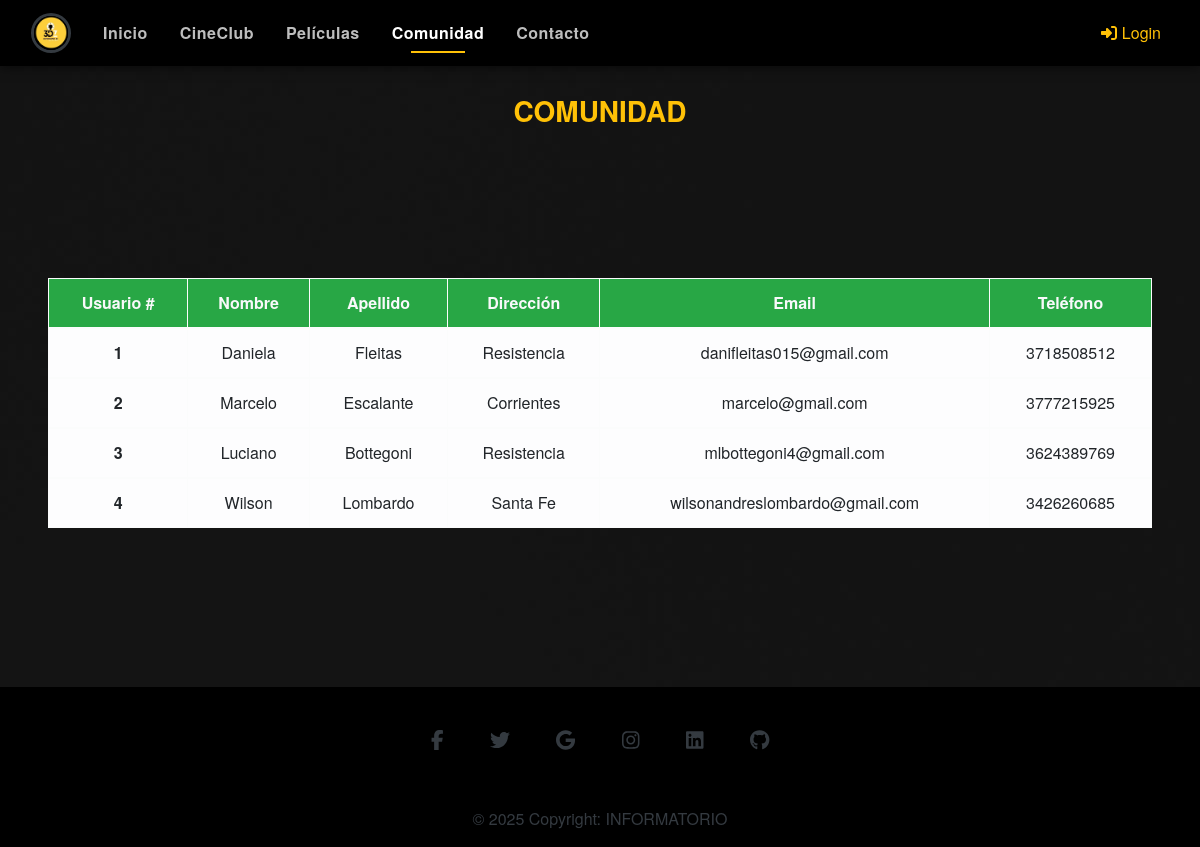
Page /app/clientes/ on the earlier database version.
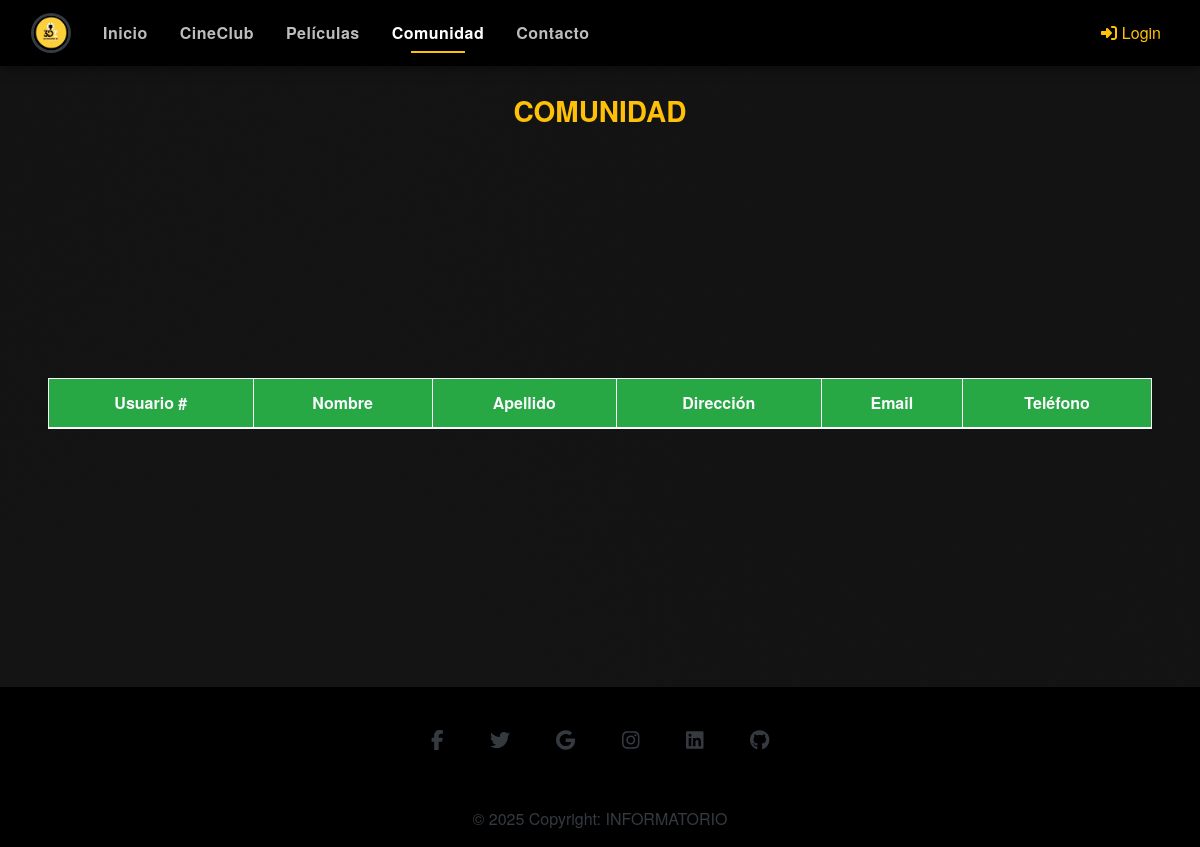
Same page on the later database version.
### app/models.py (models this page shows, shortened)
class Cliente(models.Model):
    nombre = models.CharField(max_length=50)
    apellido = models.CharField(max_length=50)
    direccion = models.CharField(max_length=100)
    email = models.EmailField()
    telefono = models.CharField(max_length=30)

### app/views.py (the view)
# urls.py: path('clientes/',ClientListView.as_view(),name="clientes"),
class ClientListView(ListView):
    def get(self,request):
        clientes = Cliente.objects.all()
        context = {
            'clientes':clientes
        }
        return render(request,'clientes_list.html',context)

### templates/clientes_list.html (shortened to what this page needs)
{% extends "padre.html" %}
{% block loquecambia %}
<h3 class="title-clientList" style="text-align: center; margin-top: 1em"><strong>COMUNIDAD</strong></h3>
<div class="clientes_list" style="height: 69vh; display: flex; justify-content: center; align-items: center; flex-wrap: wrap;">
        <div class="table-responsive m-5 text-center">
                <table class="table table-bordered  table-light">
                        <thead class="text-light bg-success">
                                <tr class="font-weight-bold">
                                <th scope="col">Usuario #</th>
                                <th scope="col">Nombre</th>
                                <th scope="col">Apellido</th>
                                <th scope="col">Dirección</th>
                                <th scope="col">Email</th>
                                <th scope="col">Teléfono</th>
                                </tr>
                        </thead>
                        {% for c in clientes %}
                        <tbody>
                                <tr>
                                <th scope="row">{{c.pk}}</th>
                                <td>{{c.nombre}}</td>
                                <td>{{c.apellido}}</td>
                                <td>{{c.direccion}}</td>
                                <td>{{c.email}}</td>
                                <td>{{c.telefono}}</td>
                                </tr>
                        </tbody>
                        {% endfor %}
                </table>
        </div>
</div>
{% endblock %}

### templates/padre.html (shortened to what this page needs)
{% load static %}
<!DOCTYPE html>
<html lang="es">
<head>
    <link rel="stylesheet" href="https://cdn.jsdelivr.net/npm/bootstrap@4.6.1/dist/css/bootstrap.min.css">
    <link rel="stylesheet" href='{% static "css/style.css" %}' />
    <link rel="stylesheet" href="{% static 'fontawesomefree/css/all.min.css' %}">
</head>
<body>
    <header>
      <nav class="navbar navbar-expand-lg navbar-light" style="background-color: #000000;">
        <div class="container-fluid">
            <a class="navbar-brand" href="{% url 'inicio' %}"><img style="width: 40px; border-radius:50%; border: solid #343a40;" src="{% static 'images/llaveritos.png' %}" alt="logo"></a>
            <div class="collapse navbar-collapse flex" id="navbarSupportedContent">
                <ul class="navbar-nav me-auto mb-2 mb-lg-0">
                    <li class="nav-item">
                        <a class="nav-link nav-tab" href="{% url 'inicio' %}">
                            <strong>Inicio</strong>
                        </a>
                    </li>
                    <li class="nav-item">
                        <a class="nav-link nav-tab" href="{% url 'app:nosotros' %}">
                            <strong>CineClub</strong>
                        </a>
                    </li>
                    <li class="nav-item">
                        <a class="nav-link nav-tab" href="{% url 'app:productos' %}">
                            <strong>Películas</strong>
                        </a>
                    </li>
                    <li class="nav-item">
                        <a class="nav-link nav-tab" href="{% url 'app:clientes' %}">
                            <strong>Comunidad</strong>
                        </a>
                    </li>
                    <li class="nav-item">
                        <a class="nav-link nav-tab" href="{% url 'app:contacto' %}">
                            <strong>Contacto</strong>
                        </a>
                    </li>
                </ul>
                <span>
                  {% if not request.user.is_authenticated %}
                  <a href="{% url 'app:login' %}" class="login-link"><i class="fa-solid fa-right-to-bracket"></i> Login</a>
                  {% endif %}
              </span>
            </div>
        </div>
      </nav>
    </header>
    <main>
        {% block loquecambia %}
        {% endblock %}
    </main>
    <footer class="text-center text-white" style="background-color: #f1f1f1;">
      <div class="container pt-4">
        <section class="mb-4">
          <a class="btn btn-link btn-floating btn-lg text-dark m-1" href="#!" role="button"><i class="fab fa-facebook-f"></i></a>
          <a class="btn btn-link btn-floating btn-lg text-dark m-1" href="#!" role="button"><i class="fab fa-twitter"></i></a>
          <a class="btn btn-link btn-floating btn-lg text-dark m-1" href="#!" role="button"><i class="fab fa-google"></i></a>
          <a class="btn btn-link btn-floating btn-lg text-dark m-1" target="_blank" href="https://www.instagram.com/lambda3d/?hl=es" role="button"><i class="fab fa-instagram"></i></a>
          <a class="btn btn-link btn-floating btn-lg text-dark m-1" href="#!" role="button"><i class="fab fa-linkedin"></i></a>
          <a class="btn btn-link btn-floating btn-lg text-dark m-1" href="#!" role="button"><i class="fab fa-github"></i></a>
        </section>
      </div>
      <div class="text-center text-dark p-3" style="background-color: #000000;">
        © 2025 Copyright:
        <a class="text-dark" target="_blank" href="https://campus-informatorio.chaco.gob.ar/course/index.php?categoryid=9">INFORMATORIO</a>
      </div>
    </footer>
</body>
</html>

### static/css/style.css (style rules this page uses)
* { margin: 0; padding: 0; box-sizing: border-box; background-attachment: fixed; }
body { background-image: url(../images/bf.jpg); color: #ffffff; font-family: 'Helvetica Neue', Arial, sans-serif; min-height: 100vh; display: flex; flex-direction: column; }
h2, h3, h4 { color: #ffc107; }
.navbar { background-color: #000000 !important; box-shadow: 0 2px 10px rgba(0, 0, 0, 0.5); padding: 0.5rem 1rem; }
.nav-tab { color: #bdbdbd !important; transition: all 0.3s ease; position: relative; padding: 0.5rem 1rem; margin: 0 0.5rem; font-weight: 500; letter-spacing: 0.5px; }
.nav-tab.active { color: #ffffff !important; }
.nav-tab.active::after { content: ''; position: absolute; bottom: 0; left: 25%; width: 50%; height: 2px; background-color: #ffc107; transition: all 0.3s ease; }
.login-link, .logout-link { color: #ffc107 !important; transition: all 0.3s ease; padding: 0.5rem; border-radius: 4px; }
.flex { display: flex; justify-content: space-between; }
footer { margin-top: auto; background-color: #000 !important; }

Differences in the rows shown:
removed Cliente: pk "1", nombre "Daniela", apellido "Fleitas", direccion "Resistencia", email "danifleitas015@gmail.com", telefono "3718508512"
removed Cliente: pk "2", nombre "Marcelo", apellido "Escalante", direccion "Corrientes", email "marcelo@gmail.com", telefono "3777215925"
removed Cliente: pk "3", nombre "Luciano", apellido "Bottegoni", direccion "Resistencia", email "mlbottegoni4@gmail.com", telefono "3624389769"
removed Cliente: pk "4", nombre "Wilson", apellido "Lombardo", direccion "Santa Fe", email "wilsonandreslombardo@gmail.com", telefono "3426260685"
